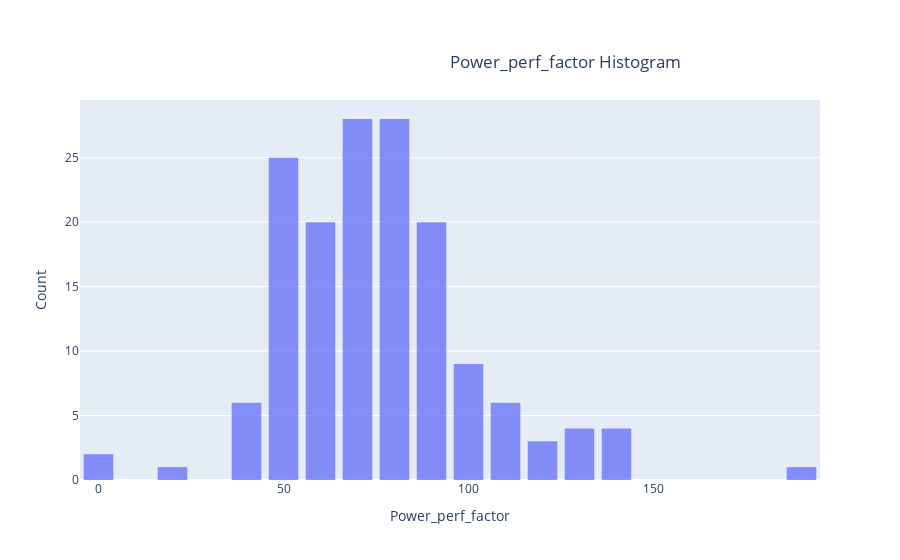

Write notebook code for a chart like this one.
### Code cell
trace=go.Histogram(
    x=carSales.Power_perf_factor)
    
layout = go.Layout(
    title={
        'text':'Power_perf_factor Histogram',
        'y':0.9,
        'x':0.5,
        'xanchor': 'left',
        'yanchor': 'top' 
        },          
    bargap=0.2,
    xaxis=dict(title='Power_perf_factor'),
    yaxis=dict( title='Count'),
)

fig = go.Figure(data=trace, layout=layout)
fig.update_traces(opacity=0.75)

iplot(fig)

### Figure 1 — Plotly figure (JSON) as saved in the notebook; plotly's stock layout.template omitted (floating-point values rounded to 4 significant figures; data arrays with more than 128 entries replaced by an {"elided": "..."} marker saying what was removed)
{"data": [{"opacity": 0.75, "type": "histogram", "x": {"elided": "157 float values"}}], "layout": {"bargap": 0.2, "title": {"text": "Power_perf_factor Histogram", "x": 0.5, "xanchor": "left", "y": 0.9, "yanchor": "top"}, "xaxis": {"title": {"text": "Power_perf_factor"}}, "yaxis": {"title": {"text": "Count"}}}}
